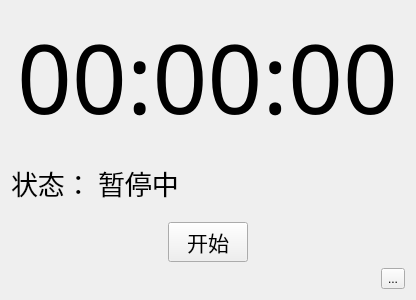
<?xml version="1.0" encoding="UTF-8"?>
<ui version="4.0">
 <class>TomatoClock</class>
 <widget class="QWidget" name="TomatoClock">
  <property name="geometry">
   <rect>
    <x>0</x>
    <y>0</y>
    <width>416</width>
    <height>300</height>
   </rect>
  </property>
  <property name="windowTitle">
   <string>TomatoClock</string>
  </property>
  <property name="accessibleName">
   <string/>
  </property>
  <layout class="QGridLayout" name="gridLayout" rowstretch="1,1,1,1" rowminimumheight="1,1,1,1">
   <item row="0" column="0">
    <layout class="QHBoxLayout" name="horizontalLayout_3">
     <item>
      <spacer name="horizontalSpacer">
       <property name="orientation">
        <enum>Qt::Horizontal</enum>
       </property>
       <property name="sizeHint" stdset="0">
        <size>
         <width>40</width>
         <height>20</height>
        </size>
       </property>
      </spacer>
     </item>
     <item>
      <widget class="QLabel" name="time">
       <property name="font">
        <font>
         <family>仿宋</family>
         <pointsize>72</pointsize>
         <underline>false</underline>
        </font>
       </property>
       <property name="text">
        <string>00:00:00</string>
       </property>
      </widget>
     </item>
     <item>
      <spacer name="horizontalSpacer_2">
       <property name="orientation">
        <enum>Qt::Horizontal</enum>
       </property>
       <property name="sizeHint" stdset="0">
        <size>
         <width>40</width>
         <height>20</height>
        </size>
       </property>
      </spacer>
     </item>
    </layout>
   </item>
   <item row="1" column="0">
    <layout class="QHBoxLayout" name="horizontalLayout">
     <item>
      <widget class="QLabel" name="label_state">
       <property name="font">
        <font>
         <family>楷体</family>
         <pointsize>20</pointsize>
        </font>
       </property>
       <property name="text">
        <string>状态：</string>
       </property>
      </widget>
     </item>
     <item>
      <widget class="QLabel" name="state">
       <property name="font">
        <font>
         <family>楷体</family>
         <pointsize>20</pointsize>
        </font>
       </property>
       <property name="text">
        <string>暂停中</string>
       </property>
      </widget>
     </item>
     <item>
      <spacer name="horizontalSpacer_6">
       <property name="orientation">
        <enum>Qt::Horizontal</enum>
       </property>
       <property name="sizeHint" stdset="0">
        <size>
         <width>40</width>
         <height>20</height>
        </size>
       </property>
      </spacer>
     </item>
    </layout>
   </item>
   <item row="2" column="0">
    <layout class="QHBoxLayout" name="horizontalLayout_4">
     <item>
      <spacer name="horizontalSpacer_3">
       <property name="orientation">
        <enum>Qt::Horizontal</enum>
       </property>
       <property name="sizeHint" stdset="0">
        <size>
         <width>40</width>
         <height>20</height>
        </size>
       </property>
      </spacer>
     </item>
     <item>
      <widget class="QPushButton" name="pushButton">
       <property name="font">
        <font>
         <pointsize>16</pointsize>
        </font>
       </property>
       <property name="text">
        <string>开始</string>
       </property>
      </widget>
     </item>
     <item>
      <spacer name="horizontalSpacer_4">
       <property name="orientation">
        <enum>Qt::Horizontal</enum>
       </property>
       <property name="sizeHint" stdset="0">
        <size>
         <width>40</width>
         <height>20</height>
        </size>
       </property>
      </spacer>
     </item>
    </layout>
   </item>
   <item row="3" column="0">
    <layout class="QHBoxLayout" name="horizontalLayout_5" stretch="0,0">
     <item>
      <spacer name="horizontalSpacer_5">
       <property name="orientation">
        <enum>Qt::Horizontal</enum>
       </property>
       <property name="sizeHint" stdset="0">
        <size>
         <width>40</width>
         <height>20</height>
        </size>
       </property>
      </spacer>
     </item>
     <item>
      <widget class="QToolButton" name="toolButton">
       <property name="text">
        <string>...</string>
       </property>
      </widget>
     </item>
    </layout>
   </item>
  </layout>
 </widget>
 <resources/>
 <connections/>
</ui>
